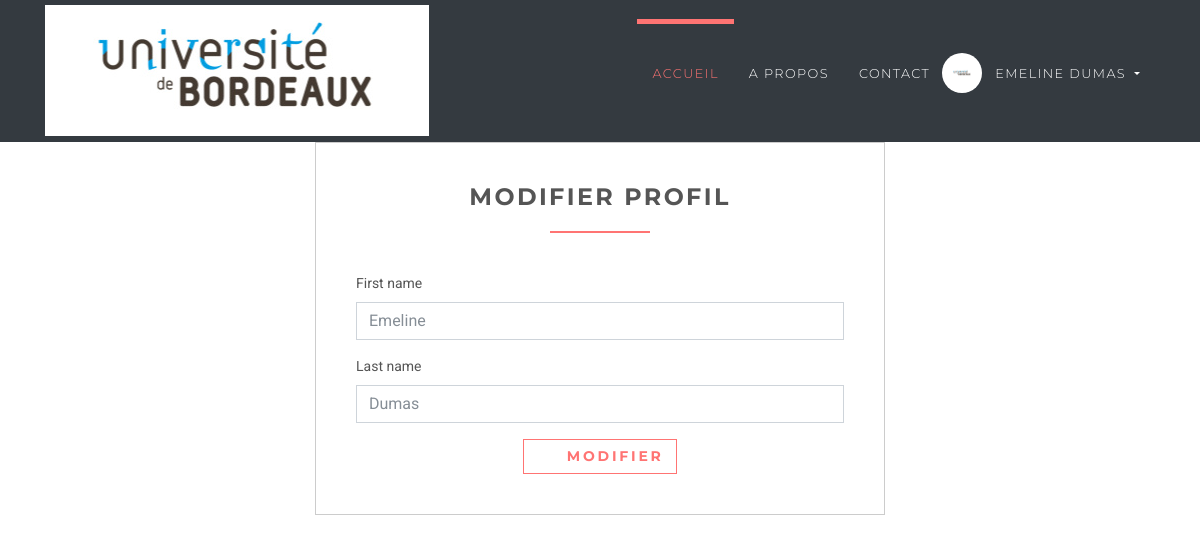
Screenshot of /employee/profile/update (signed in) with the database file from the repository.
### accounts/models.py (models this page shows, shortened)
class User(AbstractUser):
    username = None
    role = models.CharField(max_length=12, error_messages={
        'required': "Role must be provided"
    })
    email = models.EmailField(unique=True, blank=False,
                              error_messages={
                                  'unique': "A user with that email already exists.",
                              })
    USERNAME_FIELD = "email"
    REQUIRED_FIELDS = []
    objects = UserManager()

### jobsapp/views/employee.py (the view)
# urls.py: path('employee/profile/update', EditProfileView.as_view(), name='employer-profile-update'),
class EditProfileView(UpdateView):
    model = User
    form_class = EmployeeProfileUpdateForm
    context_object_name = 'employee'
    template_name = 'jobs/employee/edit-profile.html'
    success_url = reverse_lazy('accounts:employer-profile-update')
    @method_decorator(login_required(login_url=reverse_lazy('accounts:login')))
    @method_decorator(user_is_employee)
    def dispatch(self, request, *args, **kwargs):
        return super().dispatch(self.request, *args, **kwargs)
    def get(self, request, *args, **kwargs):
        try:
            self.object = self.get_object()
        except Http404:
            raise Http404("User doesn't exists")
        return self.render_to_response(self.get_context_data())
    def get_object(self, queryset=None):
        obj = self.request.user
        print(obj)
        if obj is None:
            raise Http404("Job doesn't exists")
        return obj

### accounts/forms.py
class EmployeeProfileUpdateForm(forms.ModelForm):
    def __init__(self, *args, **kwargs):
        super(EmployeeProfileUpdateForm, self).__init__(*args, **kwargs)
        self.fields['first_name'].widget.attrs.update(
            {
                'placeholder': 'Entrez le prénom',
            }
        )
        self.fields['last_name'].widget.attrs.update(
            {
                'placeholder': 'Entrez le nom',
            }
        )
    class Meta:
        model = User
        fields = ["first_name", "last_name"]

### templates/jobs/employee/edit-profile.html (shortened to what this page needs)
{% extends 'base.html' %}
{% load static %}
{% block content %}
    <div class="col-lg-6 offset-3">
        <div class="box">
            <h3 class="heading">Modifier profil</h3>
            <form action="" method="post">
                {% for field in form %}
                        <div class="form-group">
                            <label for="id_{{ field.name }}">{{ field.label }}</label>
                            <input type="{{ field.field.widget.input_type }}"
                                   class="form-control"
                                   name="{{ field.name }}"
                                   id="id_{{ field.name }}"
                                   value="{{ field.value }}"
                                   placeholder="{{ field.field.widget.attrs.placeholder }}">
                        </div>
                {% endfor %}
                <div class="text-center">
                    <button type="submit" class="btn btn-outline-white-primary">
                        <i class="fa fa-signing"></i> Modifier
                    </button>
                </div>
            </form>
        </div>
    </div>
{% endblock %}

### templates/base.html (shortened to what this page needs)
{% load static %}
<!DOCTYPE html>
<html>
<head>
    <link rel="stylesheet"
          href="{% static 'vendor/bootstrap/css/bootstrap.min.css' %}">
    <link rel="stylesheet"
          href="{% static 'vendor/font-awesome/css/font-awesome.min.css' %}">
    <link rel="stylesheet"
          href="{% static 'vendor/owl.carousel/assets/owl.carousel.css' %}">
    <link rel="stylesheet"
          href="{% static 'vendor/owl.carousel/assets/owl.theme.default.css' %}">
    <link rel="stylesheet" href="{% static 'css/style.default.css' %}"
          id="theme-stylesheet">
    <link rel="stylesheet" href="{% static 'css/custom.css' %}">
</head>
<body>
<header class="header">
    <nav class="navbar navbar-expand-lg bg-dark">
        <div class="container">
            <a href="/" class="navbar-brand">
                <img src="{% static 'img/ubo-logo.jpg' %}" alt="logo" class="d-none d-lg-block">
            </a>
            <div id="navbarSupportedContent" class="collapse navbar-collapse">
                <ul class="navbar-nav ml-auto">
                    <li class="nav-item active">
                        <a href="/" class="nav-link"> Accueil <span class="sr-only">(current)</span></a>
                    </li>
                    <li class="nav-item">
                        <a href="/about" class="nav-link"> A propos </a>
                    </li>
                    <li class="nav-item">
                        <a href="/contact" class="nav-link"> Contact </a>
                    </li>
                    {% if request.user.is_authenticated and request.user.role == 'employer' %}
                        <li class="nav-item dropdown">
                            <a id="clientZone" href="#" data-toggle="dropdown"
                               aria-haspopup="true" aria-expanded="false"
                               class="nav-link dropdown-toggle has-img mb-3 mb-lg-0 mt-3 mt-lg-0">
                                <div class="client-menu-image">
                                    <div class="inner">
                                        <img src="{% static 'img/ubo-logo.jpg' %}"
                                             alt="company image"
                                             class="img-fluid">
                                    </div>
                                </div>
                                {% if request.user.role == 'employee' %}
                                    {{ request.user.first_name }} {{ request.user.last_name }}
                                {% else %}
                                    {{ request.user.first_name }}
                                {% endif %}
                            </a>
                            <div aria-labelledby="clientZone" class="dropdown-menu">
                                <a href="{% url 'jobs:employer-dashboard' %}" class="dropdown-item">Offres créées</a>
                                <a href="{% url 'jobs:employer-all-applicants' %}" class="dropdown-item">Postulants </a>
                                <a href="{% url 'jobs:employer-jobs-create' %}" class="dropdown-item">Publier nouvelle offre </a>
                                <a href="{% url 'accounts:logout' %}" class="dropdown-item">Deconnexion</a>
                            </div>
                        </li>
                    {% elif request.user.is_authenticated and request.user.role == 'employee' %}
                        <li class="nav-item dropdown">
                            <a id="clientZone" href="#" data-toggle="dropdown"
                               aria-haspopup="true" aria-expanded="false"
                               class="nav-link dropdown-toggle has-img mb-3 mb-lg-0 mt-3 mt-lg-0">
                                <div class="client-menu-image">
                                    <div class="inner">
                                        <img src="{% static 'img/ubo-logo.jpg' %}"
                                             alt="company image"
                                             class="img-fluid">
                                    </div>
                                </div>
                                {% if request.user.role == 'employee' %}
                                    {{ request.user.first_name }} {{ request.user.last_name }}
                                {% else %}
                                    {{ request.user.first_name }}
                                {% endif %}
                            </a>
                        </li>
                    {% endif %}
                </ul>
            </div>
        </div>
    </nav>
</header>
<div>
    {% block content %} {% endblock %}
</div>
</body>
</html>

### static/css/style.default.css (style rules this page uses)
html { height:100% }
body { height:100% }
header { z-index:1000 }
button { cursor:pointer }
.heading { text-align:center;margin-bottom:40px }
.heading:after { content:" ";display:block;width:100px;height:2px;margin:20px auto 20px;background:#ff7473 }
a,button { -webkit-transition:all .2s ease-out;transition:all .2s ease-out }
a i.fa,button i.fa { margin:0 5px }
.header { width:100% }
.navbar { text-transform:uppercase;letter-spacing:0.1em;background:#746EA9;padding-top:0 !important;padding-bottom:0 !important }
.navbar a { font-family:"Montserrat",Helvetica,Arial,sans-serif }
.navbar ul.navbar-nav>li>a:not(.navbar-btn) { color:#fff;font-weight:300;font-family:"Montserrat",Helvetica,Arial,sans-serif;font-size:0.8rem }
@media (min-width: 992px) { .navbar ul.navbar-nav>li>a:not(.navbar-btn) { border-top:5px solid transparent;padding:40px 15px !important;color:#fff;font-weight:300 } }
@media (min-width: 992px) { .navbar ul.navbar-nav>li.active>a,.navbar ul.navbar-nav>li.show>a { text-decoration:none !important;border-top-color:#ff7473;color:#ff7473 } }
#clientZone.has-img { position:relative;padding-left:50px !important;border-color:transparent !important }
.client-menu-image { display:inline-block;width:40px;height:40px;line-height:50px;-ms-flex-line-pack:center;align-content:center;border-radius:50%;background:#fff;position:absolute;top:50%;left:-3px;-webkit-transform:translateY(-50%);transform:translateY(-50%) }
.client-menu-image .inner { width:100%;height:100%;display:-webkit-box;display:-ms-flexbox;display:flex;-webkit-box-align:center;-ms-flex-align:center;align-items:center;-webkit-box-pack:center;-ms-flex-pack:center;justify-content:center }
.client-menu-image img { width:60% }
.box { background:#fff;margin:0 0 30px;border:solid 1px #ccc;-webkit-box-sizing:border-box;box-sizing:border-box;padding:40px }
.navbar { padding:.5rem 1rem }
.navbar-brand { display:inline-block;padding-top:.33594rem;padding-bottom:.33594rem;margin-right:1rem;font-size:1.09375rem }
.btn { font-weight:700;font-family:"Montserrat",Helvetica,Arial,sans-serif;border:1px solid transparent;text-transform:uppercase;letter-spacing:0.2em;padding:.375rem .75rem;font-size:.875rem;line-height:1.5;border-radius:0;-webkit-transition:background-color 0.15s ease-in-out,border-color 0.15s ease-in-out,-webkit-box-shadow 0.15s ease-in-out;transition:background-color 0.15s ease-in-out,border-color 0.15s ease-in-out,-webkit-box-shadow 0.15s ease-in-out;transition:background-color 0.15s ease-in-out,border-color 0.15s ease-in-out,box-shadow 0.15s ease-in-out;transition:background-color 0.15s ease-in-out,border-color 0.15s ease-in-out,box-shadow 0.15s ease-in-out,-webkit-box-shadow 0.15s ease-in-out }
.btn-outline-white-primary { color:#ff7473;background-color:#fff;background-image:none;border-color:#ff7473 }
body { font-family:"Roboto",Helvetica,Arial,sans-serif;font-size:.875rem;font-weight:400;line-height:1.5;color:#555;background-color:#fff }
a { color:#ff7473;text-decoration:none }
h1,h2,h3,h4,h5,h6,.h1,.h2,.h3,.h4,.box-simple h3,.box-image .name h3,.box-image-text .top .name h3,.box-image-text .top .name h4,.h5,.h6 { margin-bottom:1rem;font-family:"Montserrat",Helvetica,Arial,sans-serif;font-weight:700;line-height:1.2;color:#555;text-transform:uppercase;letter-spacing:0.1em }
h3,.h3 { font-size:1.4875rem }
.bg-dark { background-color:#343a40 !important }
.form-control { padding:.375rem .75rem;font-size:1rem;line-height:1.5;color:#868e96;background-color:#fff;border:1px solid #ced4da;border-radius:0;-webkit-transition:border-color ease-in-out 0.15s,-webkit-box-shadow ease-in-out 0.15s;transition:border-color ease-in-out 0.15s,-webkit-box-shadow ease-in-out 0.15s;transition:border-color ease-in-out 0.15s,box-shadow ease-in-out 0.15s;transition:border-color ease-in-out 0.15s,box-shadow ease-in-out 0.15s,-webkit-box-shadow ease-in-out 0.15s }
.form-control::placeholder { color:#868e96 }

### rows the page displays
User: user.first_name "EMELINE", user.last_name "DUMAS", first_name "Emeline" "Dumas"

### other values shown
{{ field.label }} "First name" "Last name"
